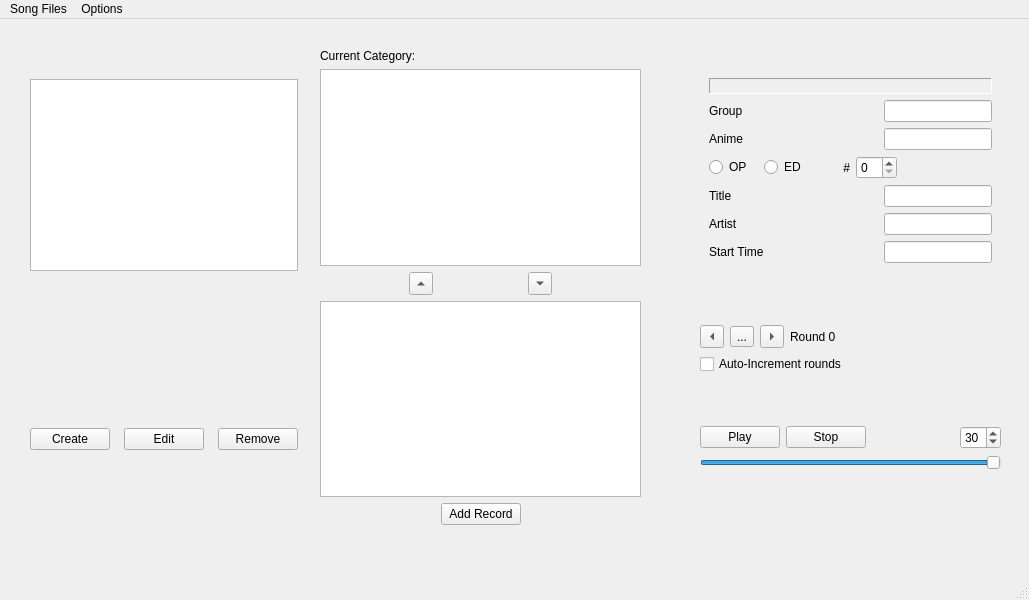
<?xml version="1.0" encoding="UTF-8"?>
<ui version="4.0">
 <class>MainWindow</class>
 <widget class="QMainWindow" name="MainWindow">
  <property name="geometry">
   <rect>
    <x>0</x>
    <y>0</y>
    <width>1029</width>
    <height>600</height>
   </rect>
  </property>
  <property name="windowTitle">
   <string>MainWindow</string>
  </property>
  <widget class="QWidget" name="centralwidget">
   <widget class="QWidget" name="layoutWidget">
    <property name="geometry">
     <rect>
      <x>30</x>
      <y>60</y>
      <width>268</width>
      <height>371</height>
     </rect>
    </property>
    <layout class="QVBoxLayout" name="category_layout">
     <item>
      <widget class="QListView" name="categoriesListView"/>
     </item>
     <item>
      <widget class="QLabel" name="category_description_label">
       <property name="text">
        <string/>
       </property>
      </widget>
     </item>
     <item>
      <spacer name="verticalSpacer_4">
       <property name="orientation">
        <enum>Qt::Orientation::Vertical</enum>
       </property>
       <property name="sizeHint" stdset="0">
        <size>
         <width>20</width>
         <height>40</height>
        </size>
       </property>
      </spacer>
     </item>
     <item>
      <layout class="QHBoxLayout" name="category_button_layout">
       <item>
        <widget class="QPushButton" name="categoryCreateButton">
         <property name="text">
          <string>Create</string>
         </property>
        </widget>
       </item>
       <item>
        <spacer name="horizontalSpacer">
         <property name="orientation">
          <enum>Qt::Orientation::Horizontal</enum>
         </property>
         <property name="sizeHint" stdset="0">
          <size>
           <width>40</width>
           <height>20</height>
          </size>
         </property>
        </spacer>
       </item>
       <item>
        <widget class="QPushButton" name="categoryEditButton">
         <property name="text">
          <string>Edit</string>
         </property>
        </widget>
       </item>
       <item>
        <spacer name="horizontalSpacer_2">
         <property name="orientation">
          <enum>Qt::Orientation::Horizontal</enum>
         </property>
         <property name="sizeHint" stdset="0">
          <size>
           <width>40</width>
           <height>20</height>
          </size>
         </property>
        </spacer>
       </item>
       <item>
        <widget class="QPushButton" name="categoryRemoveButton">
         <property name="text">
          <string>Remove</string>
         </property>
        </widget>
       </item>
      </layout>
     </item>
    </layout>
   </widget>
   <widget class="QWidget" name="layoutWidget">
    <property name="geometry">
     <rect>
      <x>320</x>
      <y>30</y>
      <width>321</width>
      <height>476</height>
     </rect>
    </property>
    <layout class="QVBoxLayout" name="treeview_layout">
     <item>
      <widget class="QLabel" name="current_category_label">
       <property name="text">
        <string>Current Category:</string>
       </property>
      </widget>
     </item>
     <item>
      <widget class="QTreeView" name="songsInTreeView">
       <property name="dragEnabled">
        <bool>false</bool>
       </property>
       <property name="dragDropMode">
        <enum>QAbstractItemView::DragDropMode::DragDrop</enum>
       </property>
       <property name="uniformRowHeights">
        <bool>false</bool>
       </property>
       <property name="sortingEnabled">
        <bool>true</bool>
       </property>
       <property name="headerHidden">
        <bool>true</bool>
       </property>
      </widget>
     </item>
     <item>
      <layout class="QHBoxLayout" name="horizontalLayout_2">
       <item>
        <spacer name="horizontalSpacer_3">
         <property name="orientation">
          <enum>Qt::Orientation::Horizontal</enum>
         </property>
         <property name="sizeHint" stdset="0">
          <size>
           <width>40</width>
           <height>20</height>
          </size>
         </property>
        </spacer>
       </item>
       <item>
        <widget class="QToolButton" name="moveSongInButton">
         <property name="text">
          <string>...</string>
         </property>
         <property name="autoRaise">
          <bool>false</bool>
         </property>
         <property name="arrowType">
          <enum>Qt::ArrowType::UpArrow</enum>
         </property>
        </widget>
       </item>
       <item>
        <spacer name="horizontalSpacer_4">
         <property name="orientation">
          <enum>Qt::Orientation::Horizontal</enum>
         </property>
         <property name="sizeHint" stdset="0">
          <size>
           <width>40</width>
           <height>20</height>
          </size>
         </property>
        </spacer>
       </item>
       <item>
        <widget class="QToolButton" name="moveSongOutButton">
         <property name="text">
          <string>...</string>
         </property>
         <property name="arrowType">
          <enum>Qt::ArrowType::DownArrow</enum>
         </property>
        </widget>
       </item>
       <item>
        <spacer name="horizontalSpacer_5">
         <property name="orientation">
          <enum>Qt::Orientation::Horizontal</enum>
         </property>
         <property name="sizeHint" stdset="0">
          <size>
           <width>40</width>
           <height>20</height>
          </size>
         </property>
        </spacer>
       </item>
      </layout>
     </item>
     <item>
      <widget class="QTreeView" name="songsOutTreeView">
       <property name="dragEnabled">
        <bool>true</bool>
       </property>
       <property name="dragDropMode">
        <enum>QAbstractItemView::DragDropMode::DragDrop</enum>
       </property>
       <property name="sortingEnabled">
        <bool>true</bool>
       </property>
       <property name="headerHidden">
        <bool>true</bool>
       </property>
      </widget>
     </item>
     <item>
      <layout class="QHBoxLayout" name="horizontalLayout_7">
       <item>
        <spacer name="horizontalSpacer_6">
         <property name="orientation">
          <enum>Qt::Orientation::Horizontal</enum>
         </property>
         <property name="sizeHint" stdset="0">
          <size>
           <width>40</width>
           <height>20</height>
          </size>
         </property>
        </spacer>
       </item>
       <item>
        <widget class="QPushButton" name="add_record_btn">
         <property name="text">
          <string>Add Record</string>
         </property>
        </widget>
       </item>
       <item>
        <spacer name="horizontalSpacer_8">
         <property name="orientation">
          <enum>Qt::Orientation::Horizontal</enum>
         </property>
         <property name="sizeHint" stdset="0">
          <size>
           <width>40</width>
           <height>20</height>
          </size>
         </property>
        </spacer>
       </item>
      </layout>
     </item>
    </layout>
   </widget>
   <widget class="QWidget" name="layoutWidget">
    <property name="geometry">
     <rect>
      <x>700</x>
      <y>50</y>
      <width>301</width>
      <height>421</height>
     </rect>
    </property>
    <layout class="QVBoxLayout" name="song_layout">
     <item>
      <widget class="QStackedWidget" name="song_group_info_display">
       <property name="currentIndex">
        <number>0</number>
       </property>
       <widget class="QWidget" name="songInfoPage">
        <layout class="QVBoxLayout" name="verticalLayout_2">
         <item>
          <layout class="QVBoxLayout" name="verticalLayout">
           <item>
            <widget class="QLabel" name="fileNameLabel">
             <property name="frameShape">
              <enum>QFrame::Shape::Panel</enum>
             </property>
             <property name="frameShadow">
              <enum>QFrame::Shadow::Sunken</enum>
             </property>
             <property name="text">
              <string/>
             </property>
            </widget>
           </item>
           <item>
            <layout class="QHBoxLayout" name="horizontalLayout_11">
             <item>
              <widget class="QLabel" name="label_6">
               <property name="text">
                <string>Group</string>
               </property>
              </widget>
             </item>
             <item>
              <widget class="QLineEdit" name="songGroupEdit">
               <property name="sizePolicy">
                <sizepolicy hsizetype="Fixed" vsizetype="Fixed">
                 <horstretch>0</horstretch>
                 <verstretch>0</verstretch>
                </sizepolicy>
               </property>
              </widget>
             </item>
            </layout>
           </item>
           <item>
            <layout class="QHBoxLayout" name="horizontalLayout_4">
             <item>
              <widget class="QLabel" name="label">
               <property name="text">
                <string>Anime</string>
               </property>
              </widget>
             </item>
             <item>
              <widget class="QLineEdit" name="songAnimeEdit">
               <property name="sizePolicy">
                <sizepolicy hsizetype="Fixed" vsizetype="Fixed">
                 <horstretch>0</horstretch>
                 <verstretch>0</verstretch>
                </sizepolicy>
               </property>
              </widget>
             </item>
            </layout>
           </item>
           <item>
            <layout class="QHBoxLayout" name="horizontalLayout_3">
             <item>
              <widget class="QRadioButton" name="op_radbtn">
               <property name="text">
                <string>OP  </string>
               </property>
              </widget>
             </item>
             <item>
              <widget class="QRadioButton" name="ed_radbtn">
               <property name="text">
                <string>ED</string>
               </property>
              </widget>
             </item>
             <item>
              <widget class="QLabel" name="label_5">
               <property name="text">
                <string>#</string>
               </property>
               <property name="alignment">
                <set>Qt::AlignmentFlag::AlignRight|Qt::AlignmentFlag::AlignTrailing|Qt::AlignmentFlag::AlignVCenter</set>
               </property>
              </widget>
             </item>
             <item>
              <widget class="QSpinBox" name="songOpSpinBox">
               <property name="sizePolicy">
                <sizepolicy hsizetype="Fixed" vsizetype="Fixed">
                 <horstretch>0</horstretch>
                 <verstretch>0</verstretch>
                </sizepolicy>
               </property>
              </widget>
             </item>
             <item>
              <spacer name="horizontalSpacer_9">
               <property name="orientation">
                <enum>Qt::Orientation::Horizontal</enum>
               </property>
               <property name="sizeType">
                <enum>QSizePolicy::Policy::Fixed</enum>
               </property>
               <property name="sizeHint" stdset="0">
                <size>
                 <width>95</width>
                 <height>20</height>
                </size>
               </property>
              </spacer>
             </item>
            </layout>
           </item>
           <item>
            <layout class="QHBoxLayout" name="horizontalLayout_5">
             <item>
              <widget class="QLabel" name="label_2">
               <property name="text">
                <string>Title</string>
               </property>
              </widget>
             </item>
             <item>
              <widget class="QLineEdit" name="songTitleEdit">
               <property name="sizePolicy">
                <sizepolicy hsizetype="Fixed" vsizetype="Fixed">
                 <horstretch>0</horstretch>
                 <verstretch>0</verstretch>
                </sizepolicy>
               </property>
              </widget>
             </item>
            </layout>
           </item>
           <item>
            <layout class="QHBoxLayout" name="horizontalLayout_6">
             <item>
              <widget class="QLabel" name="label_3">
               <property name="text">
                <string>Artist</string>
               </property>
              </widget>
             </item>
             <item>
              <widget class="QLineEdit" name="songArtistEdit">
               <property name="sizePolicy">
                <sizepolicy hsizetype="Fixed" vsizetype="Fixed">
                 <horstretch>0</horstretch>
                 <verstretch>0</verstretch>
                </sizepolicy>
               </property>
              </widget>
             </item>
            </layout>
           </item>
           <item>
            <layout class="QHBoxLayout" name="horizontalLayout_8">
             <item>
              <widget class="QLabel" name="label_4">
               <property name="text">
                <string>Start Time</string>
               </property>
              </widget>
             </item>
             <item>
              <widget class="QLineEdit" name="songStartTimeEdit">
               <property name="sizePolicy">
                <sizepolicy hsizetype="Fixed" vsizetype="Fixed">
                 <horstretch>0</horstretch>
                 <verstretch>0</verstretch>
                </sizepolicy>
               </property>
               <property name="text">
                <string/>
               </property>
              </widget>
             </item>
            </layout>
           </item>
          </layout>
         </item>
        </layout>
       </widget>
       <widget class="QWidget" name="groupInfoPage">
        <layout class="QVBoxLayout" name="verticalLayout_3">
         <item>
          <widget class="QLabel" name="empty_label">
           <property name="text">
            <string/>
           </property>
          </widget>
         </item>
         <item>
          <layout class="QHBoxLayout" name="horizontalLayout_12">
           <item>
            <widget class="QLabel" name="label_7">
             <property name="text">
              <string>Group</string>
             </property>
            </widget>
           </item>
           <item>
            <widget class="QLineEdit" name="group_name_edit">
             <property name="sizePolicy">
              <sizepolicy hsizetype="Fixed" vsizetype="Fixed">
               <horstretch>0</horstretch>
               <verstretch>0</verstretch>
              </sizepolicy>
             </property>
            </widget>
           </item>
          </layout>
         </item>
         <item>
          <spacer name="verticalSpacer">
           <property name="orientation">
            <enum>Qt::Orientation::Vertical</enum>
           </property>
           <property name="sizeHint" stdset="0">
            <size>
             <width>20</width>
             <height>40</height>
            </size>
           </property>
          </spacer>
         </item>
        </layout>
       </widget>
      </widget>
     </item>
     <item>
      <spacer name="verticalSpacer_2">
       <property name="orientation">
        <enum>Qt::Orientation::Vertical</enum>
       </property>
       <property name="sizeHint" stdset="0">
        <size>
         <width>20</width>
         <height>40</height>
        </size>
       </property>
      </spacer>
     </item>
     <item>
      <layout class="QHBoxLayout" name="horizontalLayout">
       <item>
        <widget class="QToolButton" name="prevRoundButton">
         <property name="text">
          <string/>
         </property>
         <property name="toolButtonStyle">
          <enum>Qt::ToolButtonStyle::ToolButtonIconOnly</enum>
         </property>
         <property name="arrowType">
          <enum>Qt::ArrowType::LeftArrow</enum>
         </property>
        </widget>
       </item>
       <item>
        <widget class="QToolButton" name="round_reset_button">
         <property name="text">
          <string>...</string>
         </property>
        </widget>
       </item>
       <item>
        <widget class="QToolButton" name="nextRoundButton">
         <property name="text">
          <string/>
         </property>
         <property name="toolButtonStyle">
          <enum>Qt::ToolButtonStyle::ToolButtonIconOnly</enum>
         </property>
         <property name="arrowType">
          <enum>Qt::ArrowType::RightArrow</enum>
         </property>
        </widget>
       </item>
       <item>
        <widget class="QLabel" name="roundLabel">
         <property name="text">
          <string>Round 0</string>
         </property>
        </widget>
       </item>
      </layout>
     </item>
     <item>
      <widget class="QCheckBox" name="autoIncrementRounds_checkbox">
       <property name="text">
        <string>Auto-Increment rounds</string>
       </property>
      </widget>
     </item>
     <item>
      <spacer name="verticalSpacer_3">
       <property name="orientation">
        <enum>Qt::Orientation::Vertical</enum>
       </property>
       <property name="sizeHint" stdset="0">
        <size>
         <width>20</width>
         <height>40</height>
        </size>
       </property>
      </spacer>
     </item>
     <item>
      <layout class="QHBoxLayout" name="horizontalLayout_9">
       <item>
        <widget class="QPushButton" name="playButton">
         <property name="text">
          <string>Play</string>
         </property>
        </widget>
       </item>
       <item>
        <widget class="QPushButton" name="stopButton">
         <property name="text">
          <string>Stop</string>
         </property>
        </widget>
       </item>
       <item>
        <spacer name="horizontalSpacer_7">
         <property name="orientation">
          <enum>Qt::Orientation::Horizontal</enum>
         </property>
         <property name="sizeHint" stdset="0">
          <size>
           <width>40</width>
           <height>20</height>
          </size>
         </property>
        </spacer>
       </item>
       <item>
        <widget class="QSpinBox" name="guessTime">
         <property name="toolTip">
          <string>Guess Time</string>
         </property>
         <property name="minimum">
          <number>5</number>
         </property>
         <property name="value">
          <number>30</number>
         </property>
        </widget>
       </item>
      </layout>
     </item>
     <item>
      <widget class="QSlider" name="volumeSlider">
       <property name="sliderPosition">
        <number>99</number>
       </property>
       <property name="orientation">
        <enum>Qt::Orientation::Horizontal</enum>
       </property>
      </widget>
     </item>
     <item>
      <widget class="QSplitter" name="splitter">
       <property name="orientation">
        <enum>Qt::Orientation::Horizontal</enum>
       </property>
       <widget class="QLabel" name="current_position_label">
        <property name="text">
         <string/>
        </property>
       </widget>
      </widget>
     </item>
    </layout>
   </widget>
  </widget>
  <widget class="QMenuBar" name="menubar">
   <property name="geometry">
    <rect>
     <x>0</x>
     <y>0</y>
     <width>1029</width>
     <height>21</height>
    </rect>
   </property>
   <widget class="QMenu" name="menuSongFiles">
    <property name="title">
     <string>Song Files</string>
    </property>
    <addaction name="separator"/>
    <addaction name="scan_songs"/>
    <addaction name="remove_missing_songs"/>
   </widget>
   <widget class="QMenu" name="menuOptions">
    <property name="title">
     <string>Options</string>
    </property>
    <addaction name="menuFullscreen"/>
    <addaction name="menuShowCategories"/>
    <addaction name="continuous_mode"/>
    <addaction name="always_show_video"/>
   </widget>
   <addaction name="menuSongFiles"/>
   <addaction name="menuOptions"/>
  </widget>
  <widget class="QStatusBar" name="statusbar"/>
  <action name="menuNewGame">
   <property name="text">
    <string>New Game</string>
   </property>
  </action>
  <action name="menuEndGame">
   <property name="text">
    <string>End Game</string>
   </property>
  </action>
  <action name="menuFullscreen">
   <property name="checkable">
    <bool>true</bool>
   </property>
   <property name="text">
    <string>Fullscreen</string>
   </property>
  </action>
  <action name="menuShowCategories">
   <property name="checkable">
    <bool>true</bool>
   </property>
   <property name="text">
    <string>Show Categories</string>
   </property>
  </action>
  <action name="scan_songs">
   <property name="text">
    <string>Scan Song Folder</string>
   </property>
  </action>
  <action name="media_player_mode">
   <property name="checkable">
    <bool>true</bool>
   </property>
   <property name="text">
    <string>Continuous Mode</string>
   </property>
  </action>
  <action name="remove_missing_songs">
   <property name="text">
    <string>Remove Missing Songs</string>
   </property>
  </action>
  <action name="continuous_mode">
   <property name="checkable">
    <bool>true</bool>
   </property>
   <property name="text">
    <string>Continuous Mode</string>
   </property>
  </action>
  <action name="always_show_video">
   <property name="checkable">
    <bool>true</bool>
   </property>
   <property name="text">
    <string>Always Show Video</string>
   </property>
  </action>
 </widget>
 <resources/>
 <connections/>
</ui>
